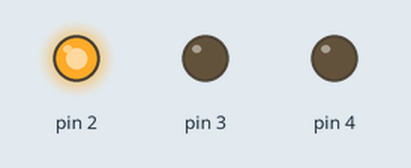
A sketch run on a simulated Arduino Uno, built with avr-gcc and run on an emulated ATmega328P. On the bench: output pins drawn as LEDs (lit = HIGH).

Above: at 0.05 s.
At 0.55 s:
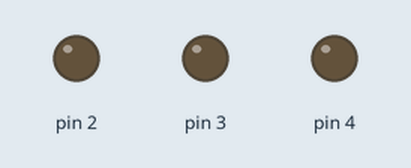
At 0.75 s:
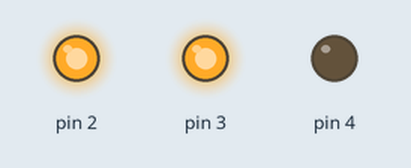
At 1.45 s:
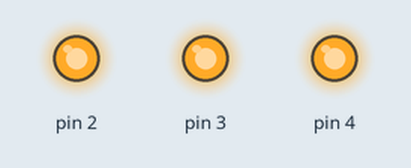
At 2.15 s:
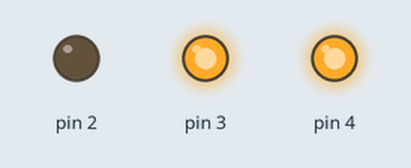
At 2.85 s:
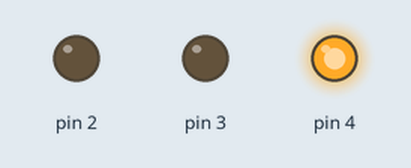
Timing chart, 0 to 3.1 s (numbered marks = the images above):
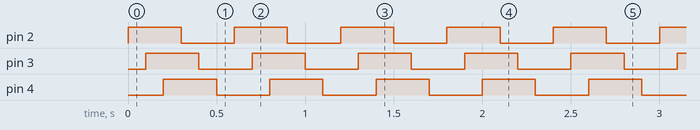

The sketch:

Multiple_LED_Blinking.ino
```cpp
void setup() {
  // initialize digital pin LED_BUILTIN as an output.
  Serial.begin(9600);
  pinMode(2, OUTPUT);
  pinMode(3, OUTPUT);
  pinMode(4, OUTPUT);

}

// Put 220 Ohm Resistor between LED Cathode and Ground of Arduino

// the loop function runs over and over again forever
void loop() {
  digitalWrite(2, HIGH);   // turn the LED on (HIGH is the voltage level)
  delay(100);                       // wait for a second
  digitalWrite(3, HIGH);
  delay(100);
  digitalWrite(4, HIGH);    // turn the LED off by making the voltage LOW
  delay(100);                       // wait for a second
  digitalWrite(2, LOW);
  delay(100);
  digitalWrite(3, LOW);
  delay(100);
  digitalWrite(4, LOW);
  delay(100);
}
```

Measured:
- by itself, pin 2–4: alternates HIGH for 0.30 s and LOW for 0.30 s
- by itself, everything shown: repeats every 0.60 s, in 6 steps
